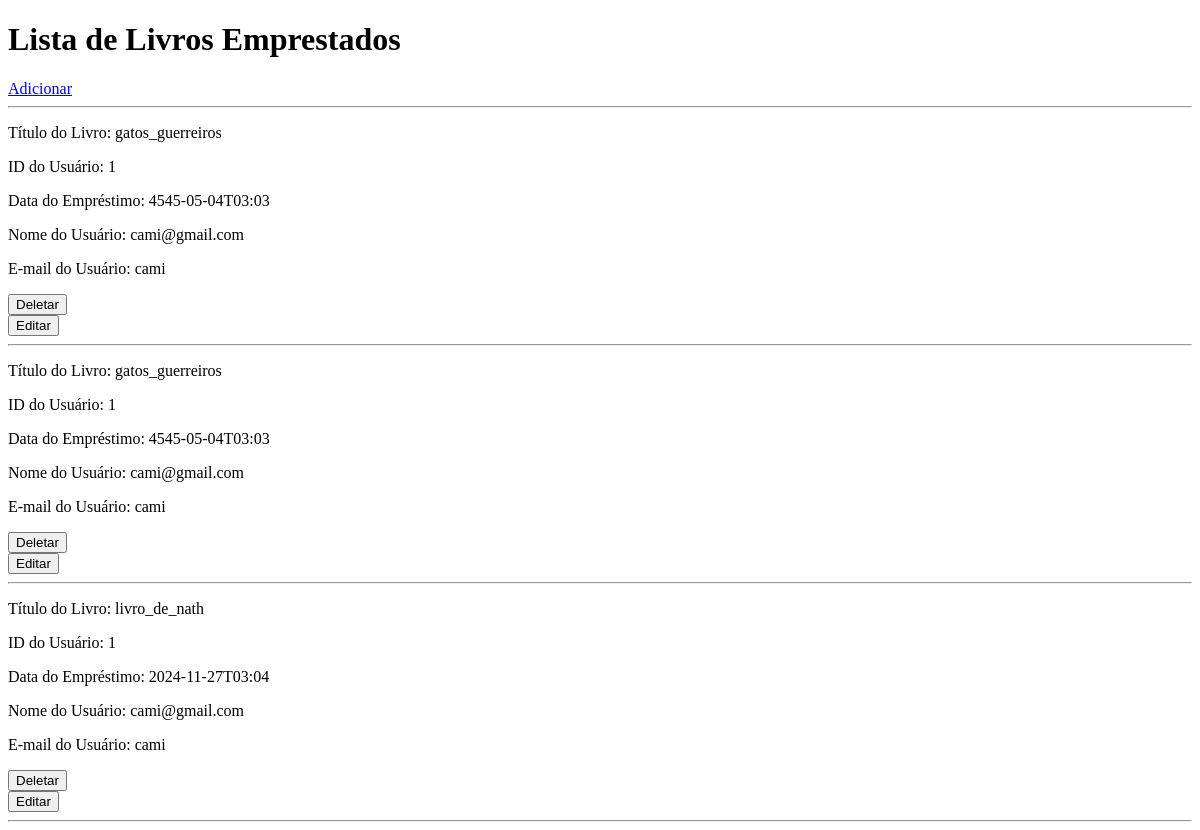
Page /borrowed/ on the earlier database version.
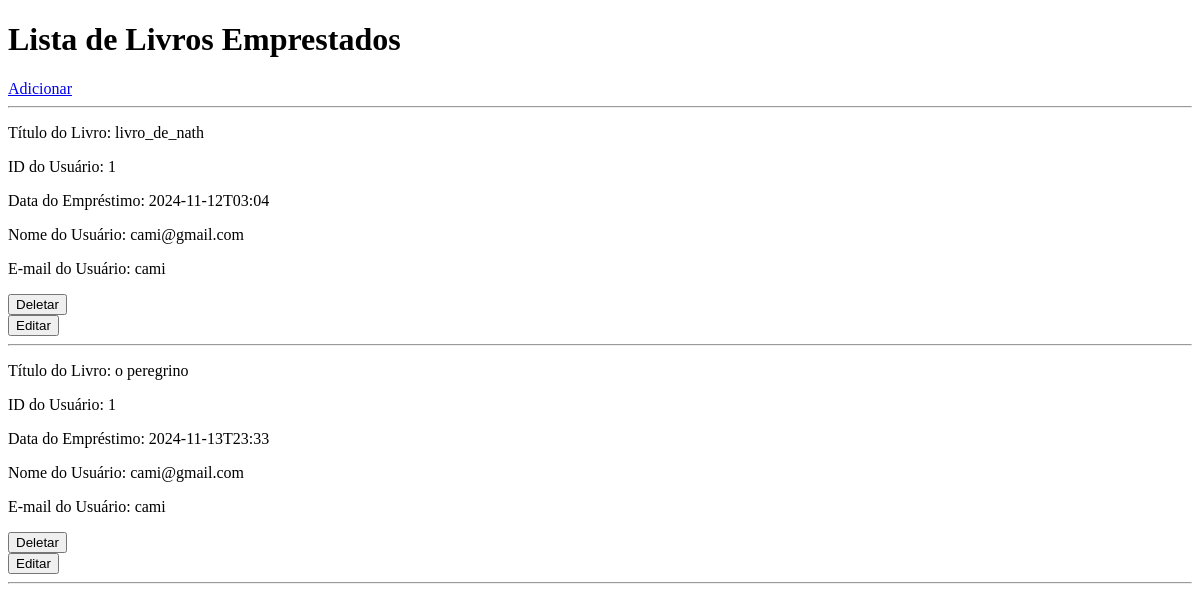
Same page on the later database version.
### tables this page shows
CREATE TABLE users (
    id INTEGER PRIMARY KEY AUTOINCREMENT,
    nome TEXT NOT NULL,
    email TEXT NOT NULL
);

CREATE TABLE books (
    id INTEGER PRIMARY KEY AUTOINCREMENT,
    titulo TEXT NOT NULL,
    user_id INTEGER NOT NULL,
    FOREIGN KEY(user_id) REFERENCES users(id)
);

CREATE TABLE borrowed_books (
    bor_id INTEGER PRIMARY KEY AUTOINCREMENT,
    bor_bk_id INTEGER NOT NULL, 
    bor_user_id INTEGER NOT NULL,
    bor_data_emprestimo DATETIME NOT NULL,
    FOREIGN KEY(bor_bk_id) REFERENCES books(id),
    FOREIGN KEY(bor_user_id) REFERENCES users(id)
);

### controllers/borrowed.py (the view)
@bp.route('/')
def index():
    return render_template('borrowed/index.html', users=User.all(), books=Book.all(), borrowed_books = Borrow.all())

### database/__init__.py (called while the page is built)
def get_connection():
    conn = sqlite3.connect(os.path.join(dirname, DATABASE))
    conn.row_factory = sqlite3.Row
    return conn

### models/book.py (called while the page is built)
    @classmethod
    def all(cls):
        conn = get_connection()
        books = conn.execute("SELECT * FROM books").fetchall()
        return books

### models/borrow.py (called while the page is built)
    @classmethod
    def all(cls):
        conn = get_connection()
        borrowed_books = conn.execute("SELECT * FROM borrowed_books").fetchall()
        return borrowed_books

### models/user.py (called while the page is built)
    @classmethod
    def all(cls):
        conn = get_connection()
        users = conn.execute("SELECT * FROM users").fetchall()
        conn.close()
        return users

### auth/templates/borrowed/index.html (shortened to what this page needs)
<!DOCTYPE html>
<html lang="en">
<head>
</head>
<body>
    <h1>Lista de Livros Emprestados</h1>
    <a href="{{url_for('borrowed.register')}}">Adicionar</a>
    <hr>
    {% for b_book in borrowed_books %}
        {% for book in books %}
            {% for user in users %}
                {% if book.id == b_book.bor_bk_id and b_book.bor_user_id == user.id %}
                    <p>Título do Livro: {{ book.titulo }}</p>
                    <p>ID do Usuário: {{ b_book.bor_user_id }}</p>
                    <p>Data do Empréstimo: {{ b_book.bor_data_emprestimo }}</p>
                    <p>Nome do Usuário: {{ user.nome }}</p>
                    <p>E-mail do Usuário: {{ user.email }}</p>
                    <form action="{{ url_for('borrowed.delete', borrow_id=b_book.bor_id) }}" method="post">
                        <button type="submit" onclick="return confirm('Você tem certeza que deseja remover?')";>Deletar</button>
                    </form>
                    <a href="{{ url_for('borrowed.edit', borrow_id=b_book.bor_id) }}">
                        <button type="button">Editar</button>
                    </a>
                    <hr>
                {% endif %}
            {% endfor %}
        {% endfor %}
    {% endfor %}
</body>
</html>

Differences in the rows shown:
removed borrowed_books: bor_user_id "1", bor_data_emprestimo "4545-05-04T03:03", users (nome "cami@gmail.com", email "cami")
no longer on this page (row unchanged): books: titulo "gatos_guerreiros", users (nome "cami@gmail.com", email "cami")
removed borrowed_books: bor_user_id "1", bor_data_emprestimo "4545-05-04T03:03", users (nome "cami@gmail.com", email "cami")
changed borrowed_books (number 1 of 2 on the later page): bor_data_emprestimo "2024-11-27T03:04" → "2024-11-12T03:04"
added borrowed_books: bor_user_id "1", bor_data_emprestimo "2024-11-13T23:33", users (nome "cami@gmail.com", email "cami")
added books: titulo "o peregrino", users (nome "cami@gmail.com", email "cami")
